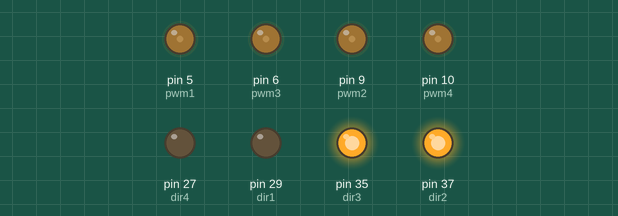
Recording of a sketch running on a simulated Arduino Mega 2560, built with avr-gcc and run on an emulated ATmega2560. Shown: output pins drawn as LEDs (lit = HIGH).

Above: at 0.1 s.
Timing chart, 0 to 1.6 s (numbered marks = the images above):
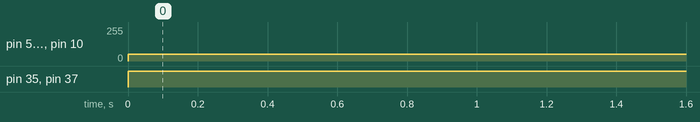

The sketch:

lsa_pid.ino
```cpp
//#include <LSA08.h>
//
//LSA08 L;

float  kp=0.5;
float kd=0;
float ki=0;

#define dir1 29
#define dir2 37
#define dir3 35
#define dir4 27
#define pwm1 5
#define pwm2 9
#define pwm3 6
#define pwm4 10


//const byte junctionPulse = 4;
//
//
//float readVal,positionVal;
//unsigned int junctionCount = 0;
float ms=50;

float setpoint;
float error;
float  p=0;
float errord,errori=0.0000;
float eprev=0;
//int pwm=0;


void setup()
{
  // Begin Serial Communication for the Debugger.
  Serial.begin(9600);
  // Attach Analog Pin to the LSA.
  //L.AttachAnalogPin(A0);
  // Enable Debugger for the LSA.
  //L.debugger.Initialize("LSA", &Serial);

  pinMode(pwm1,OUTPUT);
  pinMode(pwm2,OUTPUT);
  pinMode(pwm3,OUTPUT);
  pinMode(pwm4,OUTPUT);
  pinMode(dir1,OUTPUT);
  pinMode(dir2,OUTPUT);
  pinMode(dir3,OUTPUT);
  pinMode(dir4,OUTPUT);

  // Uncomment the following to Disable Debugger -
//   L.debugger.disableDebugger();
//  pinMode(junctionPulse,INPUT);

  // Setting pin 10 - 13 as digital output pin
//  for(byte i=10;i<=13;i++)
//    pinMode(i,OUTPUT);
}

void loop()
{
 // L.ReadLSA();
//  if(digitalRead(junctionPulse)) {
//    while(digitalRead(junctionPulse)) {
//      wait();
//      delay(1000);
//      forward();
//    }

//    junctionCount++;
//  }

//  readVal = analogRead(A0);
//
//
//  positionVal = ((float)readVal/921)*70;
   // positionVal = ((float)readVal*4.5)/70;
 // Serial.println(positionVal);


//error=setpoint-positionVal;
// if(error!=0)
// {
//   errord=(error-eprev);
//   errori=errori+error;
//   p=(kp*error)+(kd*errord)+(ki*errori);
//
//   eprev=error;
//
////   forward();
// }
//setpoint=35;

// if(error!=0)
// {
//   errord=(error-eprev);
//   errori=errori+error;
//   p=(kp*error)+(kd*errord)+(ki*errori);
//
//   eprev=error;


//   forward();
// }
// if(p>=70)
// p=70;
//  if(positionVal>65)
// {
  //setpoint=positionVal;
//  wait();
// }
// else
 forward();
}


//void forward() {
//
//  //frontleft
//    digitalWrite(dir1,LOW);
//    analogWrite(pwm1,int(ms-p));
//    //frontright
//    digitalWrite(dir2,HIGH);
//     analogWrite(pwm2,int(ms+p));
//     //backleft
//    digitalWrite(dir3,HIGH);
//     analogWrite(pwm3,int(ms-p));
//     //backright
//    digitalWrite(dir4,LOW);
//     analogWrite(pwm4,int(ms+p));
//
//}
void forward() {

  //frontleft
    digitalWrite(dir1,LOW);
    analogWrite(pwm1,int(ms));
    //frontright
    digitalWrite(dir2,HIGH);
     analogWrite(pwm2,int(ms));
     //backleft
    digitalWrite(dir3,HIGH);
     analogWrite(pwm3,int(ms));
     //backright
    digitalWrite(dir4,LOW);
     analogWrite(pwm4,int(ms));

}

void wait() {

  analogWrite(pwm1,0);
  analogWrite(pwm2,0);
  analogWrite(pwm3,0);
  analogWrite(pwm4,0);
}
```

Measured:
- by itself, pin 5 (pwm1), pin 6 (pwm3), pin 9 (pwm2), pin 10 (pwm4): 0/255 → 50/255 at 0.00 s
- by itself, pin 35 (dir3), pin 37 (dir2): LOW → HIGH at 0.00 s
